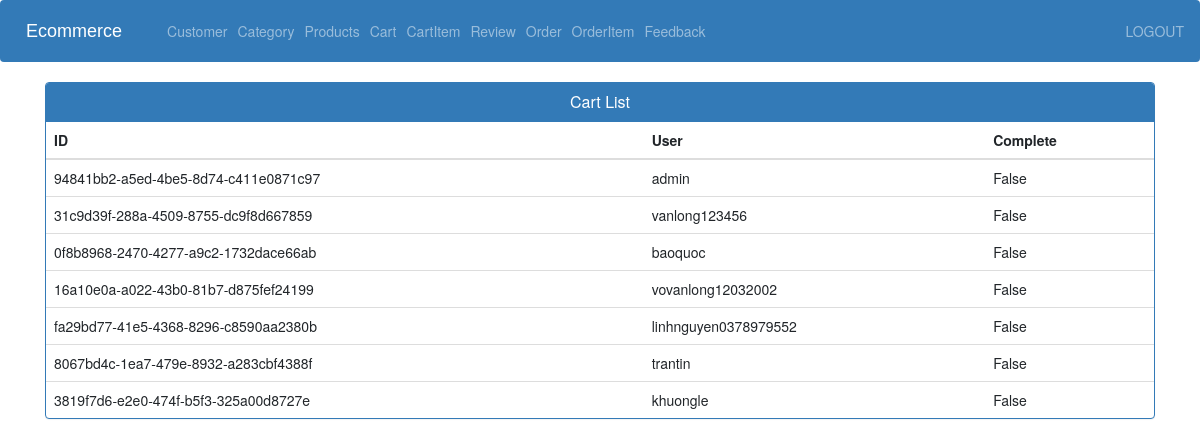
/cart_view_admin/ (signed in), run on the app's committed database.
### store/models.py (models this page shows, shortened)
class Cart(models.Model):
    id = models.UUIDField(default=uuid.uuid4, primary_key=True)
    user = models.ForeignKey(User,  on_delete=models.CASCADE)
    completed = models.BooleanField(default=False)

### store/views.py (the view)
# urls.py: path('cart_view_admin/',views.cart_view_admin, name='cart_view_admin'),
@login_required(login_url='adminlogin')
def cart_view_admin(request):
    cart_list= Cart.objects.all()
    page = request.GET.get('page', 1)
    paginator = Paginator(cart_list, 10)
    try:
        carts = paginator.page(page)
    except PageNotAnInteger:
        carts = paginator.page(1)
    except EmptyPage:
        carts = paginator.page(paginator.num_pages)
    context = {'carts':carts}
    return render(request, 'admin/view_cart.html',context)

### store/templates/admin/view_cart.html (shortened to what this page needs)
{% extends 'admin/admin_base.html' %}
{% load static %}
{% block content %}
<head>
  <link href="//netdna.bootstrapcdn.com/bootstrap/3.0.0/css/bootstrap.min.css" rel="stylesheet" id="bootstrap-css">
</head>
<div class="container vh-100">
  <div class="panel panel-primary">
    <div class="panel-heading">
      <h6 class="panel-title">Cart List</h6>
    </div>
    <table class="table table-hover" id="dev-table">
      <thead>
        <tr>
          <th>ID</th>
          <th>User</th>
          <th>Complete</th>
        </tr>
      </thead>
      {% for p in carts %}
      {% if p %}
      <tr>
        <td> {{p.id}}</td>
        <td>{{ p.user.username }}</td>
        <td>{{p.completed}}</td>
      </tr>
      {%else%}
      <br><br><br>
      <h1>no products</h1>
      {% endif %}
      {% endfor %}
    </table>
  </div>
</div>
{% endblock content %}

### store/templates/admin/view_cart.html (style rules this page uses)
h6 { text-align: center; }

### data on the page
Cart: id "94841bb2-a5ed-4be5-8d74-c411e0871c97", user.username "admin", completed "False"
Cart: id "31c9d39f-288a-4509-8755-dc9f8d667859", user.username "vanlong123456", completed "False"
Cart: id "0f8b8968-2470-4277-a9c2-1732dace66ab", user.username "baoquoc", completed "False"
Cart: id "16a10e0a-a022-43b0-81b7-d875fef24199", user.username "vovanlong12032002", completed "False"
Cart: id "fa29bd77-41e5-4368-8296-c8590aa2380b", user.username "linhnguyen0378979552", completed "False"
Cart: id "8067bd4c-1ea7-479e-8932-a283cbf4388f", user.username "trantin", completed "False"
Cart: id "3819f7d6-e2e0-474f-b5f3-325a00d8727e", user.username "khuongle", completed "False"
